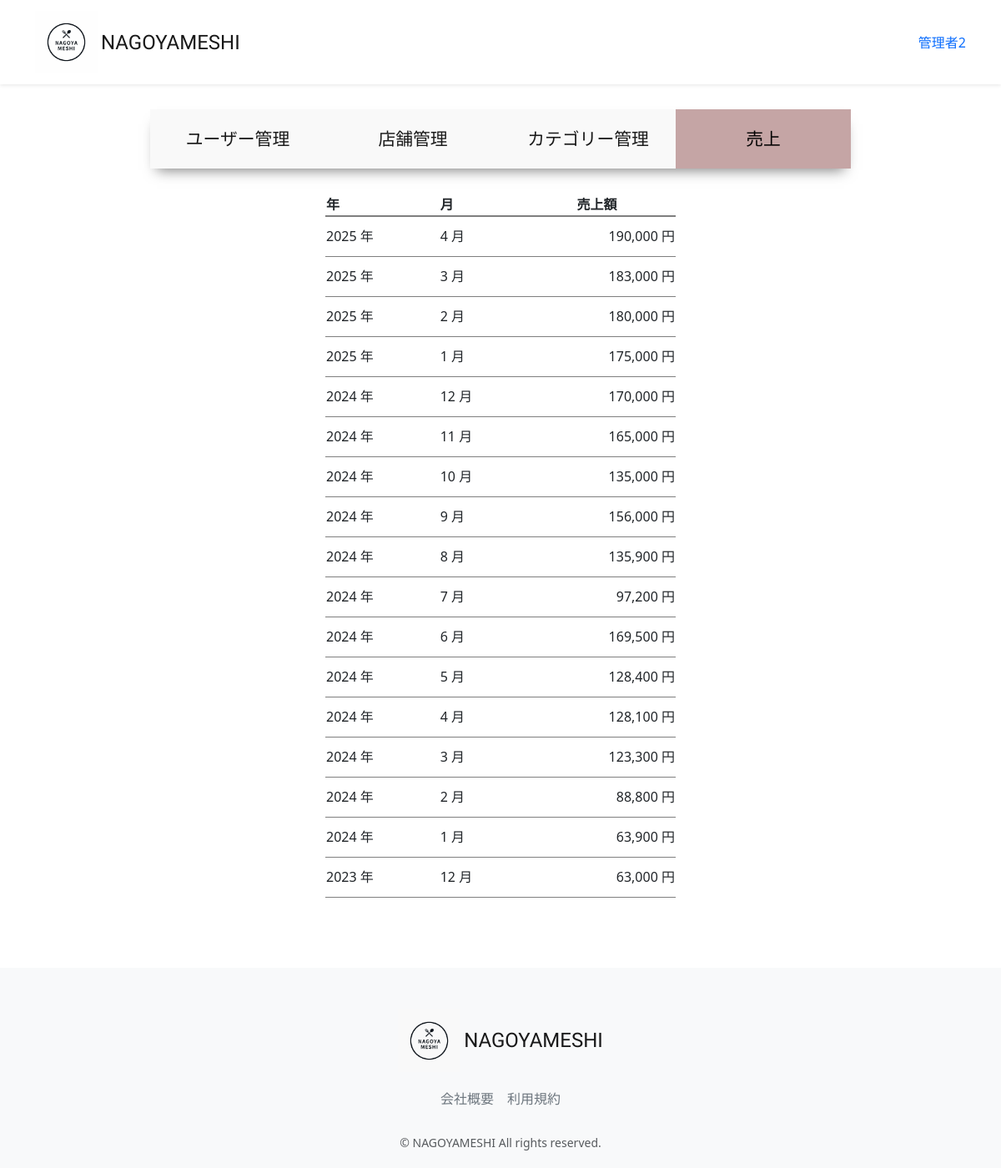
The page /accounts/management/sales/ (signed in) on the database its author committed.
### accounts/models.py (models this page shows, shortened)
class CustomUser(AbstractUser):
    user_name = models.CharField(max_length=128, null=True, blank=True,verbose_name='ユーザー名')
    hurigana = models.CharField(max_length=128, null=True, blank=True,verbose_name='フリガナ')
    zip_code = models.CharField(max_length=16, null=True, blank=True,verbose_name='郵便番号')
    address = models.CharField(max_length=255, null=True, blank=True,verbose_name='住所')
    phone_number = models.CharField(max_length=20, null=True, blank=True,verbose_name='電話番号')
    birthday = models.DateField(null=True, blank=True,verbose_name='誕生日')
    job = models.CharField(max_length=255, null=True, blank=True,verbose_name='職業')
    is_subscribed = models.BooleanField(default=False, verbose_name='有料会員')
    stripe_customer_id = models.CharField(max_length=100, null=True, blank=True,verbose_name='StripeカスタマーID')
    stripe_subscription_id = models.CharField(max_length=100, null=True, blank=True,verbose_name='StripeサブスクリプションID')
    stripe_card_last4 = models.CharField(max_length=10, null=True, blank=True,verbose_name='Stripeカード下４桁')
    stripe_card_brand = models.CharField(max_length=20, null=True, blank=True,verbose_name='Stripeカードブランド')
    stripe_card_exp_month = models.IntegerField(default=0, verbose_name='Stripeカード有効月')
    stripe_card_exp_year = models.IntegerField(default=0, verbose_name='Stripeカード有効年')
    class Meta:
        verbose_name_plural = 'CustomUser'

### restaurant/models.py (models this page shows, shortened)
class Sales(models.Model):
    year = models.IntegerField('年', default=0)
    month = models.IntegerField('月', default=0)
    amount = models.IntegerField('売上金額', default=0)
    class Meta:
        verbose_name = '売上'
        verbose_name_plural = '売上'

### accounts/views.py (the view)
# urls.py: path("management/sales/",views.ManagementSalesListView.as_view(), name="sales"),
class ManagementSalesListView(onlyMnagementUserMixin, generic.ListView):
    template_name = 'management/sales.html'
    model = Sales
    def get_queryset(self):
        qs = Sales.objects.all().order_by("-year", "-month")
        return qs
    def get_context_data(self, **kwargs):
        context = super().get_context_data(**kwargs)
        context["selected"] = "sales"
        return context

### accounts/mixins.py (called while the page is built)
    def test_func(self):
        user = self.request.user
        return user.is_staff

### accounts/templates/management/sales.html (shortened to what this page needs)
{% extends "management/manage_base.html" %}
{% load static %}
{% load humanize %}
{% block sub_content %}
     <table class="sales">
         <thead>
             <tr>
                 <th>年</th>
                 <th>月</th>
                 <th style="text-align: center;">売上額</th>
             </tr>
         </thead>
         {% for sales in object_list %}
         <tr>
             <td>{{ sales.year }} 年</td>
             <td>{{ sales.month }} 月</td>
             <td style="text-align: right">{{ sales.amount | intcomma }} 円</td>
         </tr>
         {% endfor %}
     </table>
 <br>
{% endblock %}

### restaurant/templates/layout/base.html (shortened to what this page needs)
{% load static %}
<!DOCTYPE html>
<html lang="ja">
  <head>
      <link href="https://cdn.jsdelivr.net/npm/bootstrap@5.3.3/dist/css/bootstrap.min.css" rel="stylesheet">
      <link href="{% static 'css/nagoyameshi.css' %}" rel="stylesheet">
  </head>
  <body>
    <div id="app" class="wrapper">
      <nav class="navbar navbar-expand-md navbar-light bg-white shadow-sm">
        <div class="container nagoyameshi-container">
          <a class="navbar-brand app-name" href="{% url 'top_page' %}">
            <div class="d-flex align-items-center">
              <img class="nagoyameshi-logo me-1" src="{% static 'images/logo/logo.png' %}" alt="nagoyameshi">NAGOYAMESHI</div>
          </a>
          <div class="collapse navbar-collapse" id="navbarSupportedContent">
            <ul class="navbar-nav ms-auto">
              {% if user.is_subscribed %}
                <li class="nav-item dropdown">
                  <a id="navbarDropdown" class="nav-linkdropdown-toggle" href="#" role="button" data-bs-toggle="dropdown" aria-haspopup="true" aria-expanded="false" v-pre>{{ user.user_name }}</a>
                  <div class="dropdown-menu dropdown-menu-end" aria-labelledby="navbarDropdown">
                    <a class="dropdown-item" href="{% url 'user_detail' user.id %}">会員情報</a>
                    <a class="dropdown-item" href="{% url 'reservation_list' %}">予約一覧</a>
                    <a class="dropdown-item" href="{% url 'favorite_list' %}">お気に入り一覧</a>
                    <a class="dropdown-item" href="{% url 'subscribe_edit' %}">有料プラン編集</a>
                    <a class="dropdown-item" href="{% url 'subscribe_cancel' %}">有料プラン即時解約</a>
                      {% if user.is_staff %}
                        <a class ="dropdown-item"  href="{% url 'user_list' %}">サイト管理</a>
                      {% endif %}
                    <div class="dropdown-divider"></div>
                    <a class="dropdown-item" href="{% url 'account_logout' %}">ログアウト</a>
                  </div>
                </li>
              {% else %}
                {% if user.is_authenticated %}
                  <li class="nav-item dropdown">
                    <a id="navbarDropdown" class="nav-linkdropdown-toggle" href="#" role="button" data-bs-toggle="dropdown" aria-haspopup="true" aria-expanded="false" v-pre>{{ user.user_name }}</a>
                 </li>
                {% endif %}
              {% endif %}
            </ul>
          </div>
        </div>
      </nav>
    {% block content %}
    {% endblock %}
      <footer class="bg-light">
        <div class="d-flex justify-content-center footer-logo">
            <a class="navbar-brand app-name" href="{% url 'top_page' %}">
              <div class="d-flex align-items-center"><img class="nagoyameshi-logo me-1" src="{% static 'images/logo/footer_logo.png' %}" alt="nagoyameshi">NAGOYAMESHI</div>
            </a>
        </div>
        <div class="d-flex justify-content-center footer-link">
          <a href="{% url 'company_page' %}" class="link-secondary me-3">会社概要</a>
          <a href="{% url 'terms_page' %}" class="link-secondary">利用規約</a>
        </div>
        <p class="text-center text-muted small mb-0">&copy; NAGOYAMESHI All rights reserved.</p>
      </footer>
      </div>
  </body>
</html>

### static/css/nagoyameshi.css (style rules this page uses)
.wrapper { min-height: 100vh; position: relative; padding-bottom: 240px; box-sizing: border-box; }
.nagoyameshi-logo { height: 75px; }
.bg-light { background-color: rgb(0 0 0 / 60%); }
.app-name { font-family: 'Carter One', cursive; font-size: 24px; color: #191919; }
footer { width: 100%; height: 240px; position: absolute; bottom: 0; padding: 50px 15px; }
.footer-logo { margin-bottom: 20px; }
.footer-link { margin-bottom: 30px; }
a { text-decoration: none !important; }
.sales { width: 50%; margin: 30px auto; }
.sales thead { border-bottom: 2px solid rgba(0, 0, 0, 0.5); }
.sales tbody tr { border-bottom: 1px solid rgba(0, 0, 0, 0.5); height: 3em; }

### rows shown on the page
CustomUser: user_name "管理者2"
Sales: year "2025", month "4", amount "190,000"
Sales: year "2025", month "3", amount "183,000"
Sales: year "2025", month "2", amount "180,000"
Sales: year "2025", month "1", amount "175,000"
Sales: year "2024", month "12", amount "170,000"
Sales: year "2024", month "11", amount "165,000"
Sales: year "2024", month "10", amount "135,000"
Sales: year "2024", month "9", amount "156,000"
Sales: year "2024", month "8", amount "135,900"
Sales: year "2024", month "7", amount "97,200"
Sales: year "2024", month "6", amount "169,500"
Sales: year "2024", month "5", amount "128,400"
Sales: year "2024", month "4", amount "128,100"
Sales: year "2024", month "3", amount "123,300"
Sales: year "2024", month "2", amount "88,800"
Sales: year "2024", month "1", amount "63,900"
Sales: year "2023", month "12", amount "63,000"
